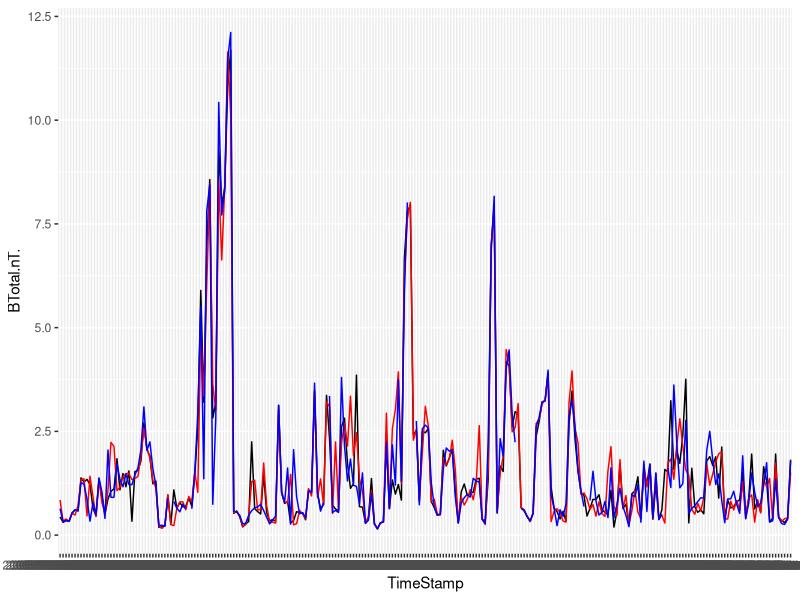
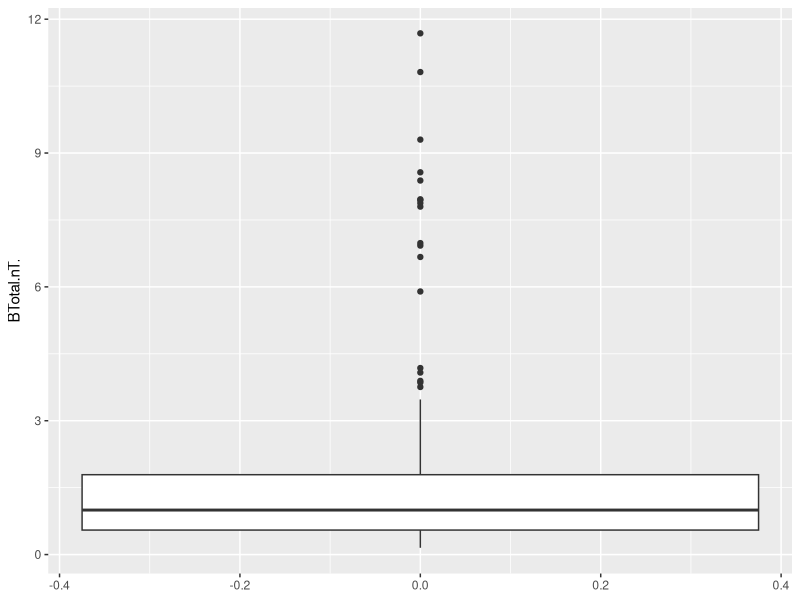
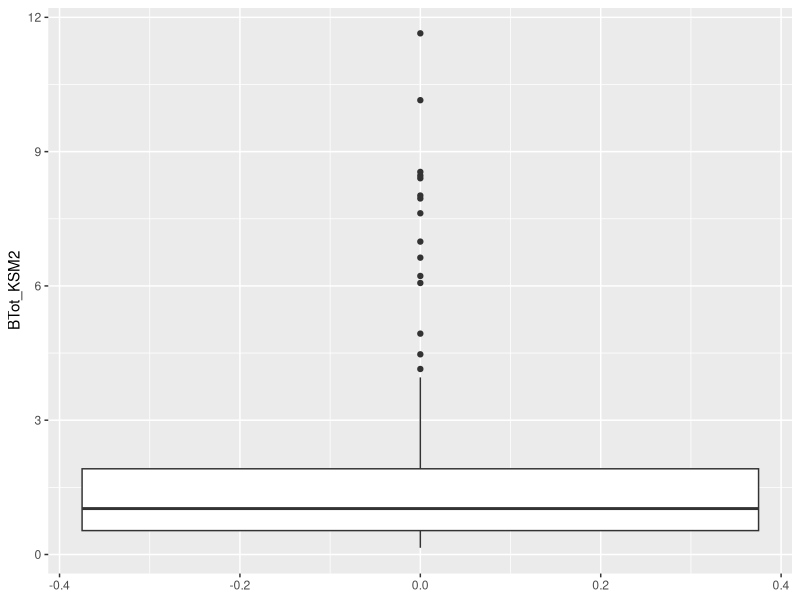

These figures' R source, in order:
library(dplyr)
library(ggplot2)
library(lubridate)

data1<-read.csv('Data/15minData_Wider.csv')
head(data1)

ggplot(data1, aes(x=TimeStamp , y=BTotal.nT.,group = 1))+
  geom_line()+
  geom_line(aes(y = BTot_KSM2), color = "red")+
  geom_line(aes(y = BTot_KSM31), color = "blue")
  

ggplot(data1, aes(y=BTotal.nT.))+
  geom_boxplot()


ggplot(data1, aes(y=BTot_KSM2))+
  geom_boxplot()

